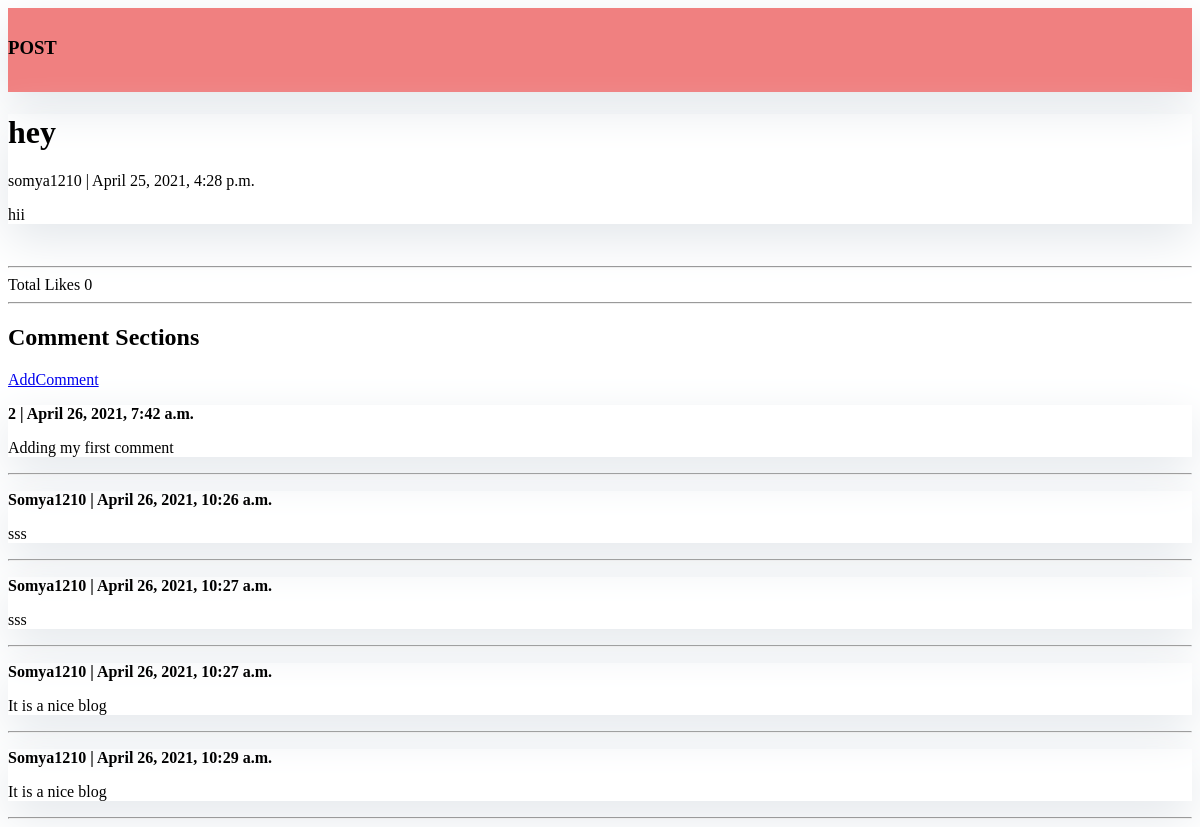
Page /hey/ on the committed database.
### posts/models.py (models this page shows, shortened)
class Post(models.Model):
    title = models.CharField(max_length=200, unique=True)
    slug = models.SlugField(max_length=200, unique=True)
    author = models.ForeignKey(User, on_delete= models.CASCADE,related_name='blog_posts')
    updated_on = models.DateTimeField(auto_now= True) # to store the last modified
    content=RichTextField(blank=True,null=True)
    created_on = models.DateTimeField(auto_now_add=True)# when created first
    status = models.IntegerField(choices=STATUS, default=0) # if the post is published or not
    likes=models.ManyToManyField(User,related_name='blog_post')
    def total_likes(self):
        return self.likes.count()
    class Meta:
        ordering = ['-created_on'] # in descending order of created

class Comment(models.Model):
    post=models.ForeignKey(Post,related_name='comment',on_delete=models.CASCADE)
    name=models.TextField(null=False)
    body=RichTextField(null=True,blank=True)
    date_added=models.DateTimeField(auto_now_add=True)

### posts/views.py (the view)
# urls.py: path('<slug:slug>/', views.DetailView.as_view(), name='post_detail'),
class DetailView(generic.DetailView):
 model = Post
 template_name = 'Blog/post_detail.html'
 def get_context_data(self,*args,**kwargs):
     context=super(DetailView,self).get_context_data(*args,**kwargs)
     forlike=get_object_or_404(Post,slug=self.kwargs['slug'])
     total_like=forlike.total_likes()
     context["total_like"]=total_like
     liked=False
     if forlike.likes.filter(id=self.request.user.id).exists():
         liked=True
     context["liked"]=liked
     return context

### templates/Blog/post_detail.html (shortened to what this page needs)
<!DOCTYPE html>
<html lang="en">
<head>
       <link rel="stylesheet" type="text/css" href="https://netdna.bootstrapcdn.com/font-awesome/4.0.3/css/font-awesome.css" rel="stylesheet">
</head>
<body>
<header class="masthead">
    <div class="container">
        <div class="row">
            <div class=" col-md-8 col-md-10 mx-auto">
                <div class="site-heading">
                    <h3 class=" site-heading my-4 mt-3 text-white">POST</h3>
                </div>
            </div>
        </div>
    </div>
</header>
<div class="container">
  <div class="row">
    <div class="col-md-8 card mb-4  mt-3 left  top">
      <div class="card-body">
        <h1>{% block title %} {{ post.title }} {% endblock title %}</h1>
        <p class=" text-muted">{{ post.author }} | {{ post.created_on }}</p>
        <p class="card-text ">{{ post.content | safe }}</p>
      </div>
    </div>
  <form action="{% url 'like_post' post.pk %} " method="post">
  <br>
  <hr>
  Total Likes {{ total_like }}
  </form>
  <hr>
      <h2> Comment Sections</h2>
  <a href="{% url 'add_comment' post.id %}">AddComment</a>
      {% if not post.comment.all %}
      No Comments yet
      {% else %}
      {% for c in post.comment.all %}
          <div class="col-md-8 card mb-4  mt-3 left  top">
      <div class="card-body">
          <p class=" text-muted"><strong>{{ c.name }} | {{ c.date_added }}</strong></p>
        <p class="card-text ">{{ c.body | safe }}</p>
      </div>
    </div>
          </div><hr>
      {% endfor %}
  {% endif %}
</body>
</html>

### templates/Blog/post_detail.html (style rules this page uses)
.card { box-shadow: 0 16px 48px #E3E7EB; }
.masthead { background:lightcoral; height: auto; padding-bottom: 15px; box-shadow: 0 16px 48px #E3E7EB; padding-top: 10px; }

### rows in the picture
Post: title "hey", author "somya1210", created_on "April 25, 2021, 4:28 p.m.", content "hii"
Comment: name "2", date_added "April 26, 2021, 7:42 a.m.", body "Adding my first comment"
Comment: name "Somya1210", date_added "April 26, 2021, 10:26 a.m.", body "sss"
Comment: name "Somya1210", date_added "April 26, 2021, 10:27 a.m.", body "sss"
Comment: name "Somya1210", date_added "April 26, 2021, 10:27 a.m.", body "It is a nice blog"
Comment: name "Somya1210", date_added "April 26, 2021, 10:29 a.m.", body "It is a nice blog"

### other values in the picture
{{ total_like }} "0"
